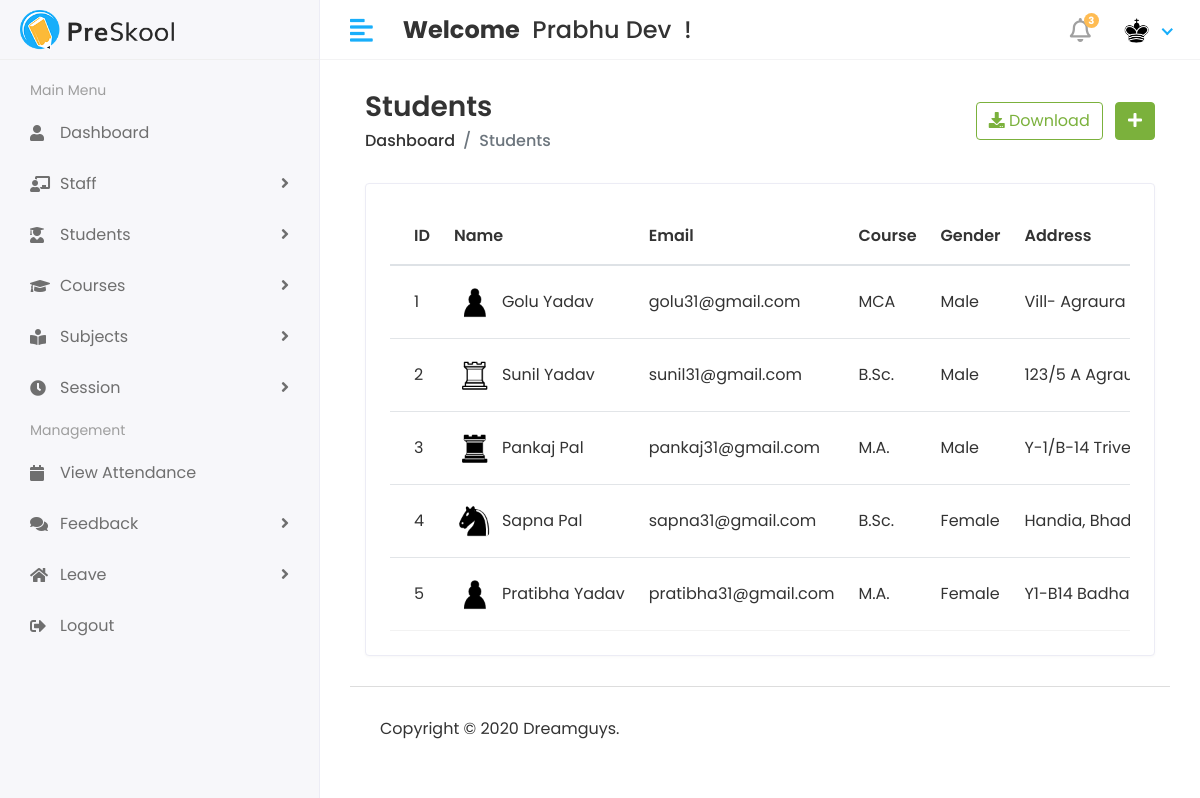
Page /Hod/Student/view (signed in) on the committed database.
### myApp/models.py (models this page shows, shortened)
class CustomUser(AbstractUser):
  USER = (
    (1, 'HOD'),
    (2, 'STAFF'),
    (3, 'STUDENT'),
  )
  user_type = models.CharField(choices=USER, max_length=50, default=1)
  profile_Pic = models.ImageField(upload_to='media/profilePic')

class Student(models.Model):
  objects = None
  admin = models.OneToOneField(CustomUser, on_delete=models.CASCADE)
  address = models.TextField()
  gender = models.CharField(max_length=100)
  course_id = models.ForeignKey(Course, on_delete=models.DO_NOTHING)
  session_year_id = models.ForeignKey(SessionYear, on_delete=models.DO_NOTHING)
  create_date = models.DateTimeField(auto_now_add=True)
  update_date = models.DateTimeField(auto_now=True)

class Course(models.Model):
  objects = None
  course_name = models.CharField(max_length=100)
  create_date = models.DateTimeField(auto_now_add=True)
  update_date = models.DateTimeField(auto_now=True)

### StudentManagementProject/Hod_Views.py (the view)
@login_required(login_url='/')
def view_student(request):
  student = Student.objects.all()
  return render(request, 'Hod/view_student.html', {"students": student})

### templates/Hod/view_student.html (shortened to what this page needs)
{% extends 'base.html' %}
{% block content %}
{% load static %}
<div class="content container-fluid">
  <div class="page-header">
    <div class="row align-items-center">
      <div class="col">
        <h3 class="page-title">Students</h3>
        <ul class="breadcrumb">
          <li class="breadcrumb-item"><a href="{% url 'hod_home' %}">Dashboard</a></li>
          <li class="breadcrumb-item active">Students</li>
        </ul>
      </div>
      <div class="col-auto text-right float-right ml-auto">
        <a href="#" class="btn btn-outline-success mr-2"><i class="fas fa-download"></i> Download</a>
        <a href="{% url 'add_student' %}" class="btn btn-success"><i class="fas fa-plus"></i></a>
      </div>
    </div>
  </div>
  <div class="row">
    <div class="col-sm-12">
      <div class="card card-table">
        <div class="card-body">
          <div class="table-responsive">
            <table class="table table-hover table-center mb-0 datatable">
              <thead>
              <tr>
                <th>ID</th>
                <th>Name</th>
                <th>Email</th>
                <th>Course</th>
                <th>Gender</th>
                <th>Address</th>
              </tr>
              </thead>
              <tbody>
              {% for i in students %}
              <tr>
                <td>{{i.id}}</td>
                <td>
                  <h2 class="table-avatar">
                    {% if i.admin.profile_Pic == "" %}
                    <a href="#" class="avatar avatar-sm mr-2"><img
                        class="avatar-img rounded-circle"
                        src="{% static 'assets/img/no-img.jpg' %}"></a>
                    {% else %}
                    <a href="#" class="avatar avatar-sm mr-2"><img
                        class="avatar-img rounded-circle" src="/{{i.admin.profile_Pic}}"></a>
                    <a href="#">{{i.admin.first_name}}&nbsp;{{i.admin.last_name}}</a>
                    {% endif %}
                  </h2>
                </td>
                <td>{{i.admin.email}}</td>
                <td>{{i.course_id.course_name}}</td>
                <td>{{i.gender}}</td>
                <td>{{i.address}}</td>
              </tr>
              {% endfor %}
              </tbody>
            </table>
          </div>
        </div>
      </div>
    </div>
  </div>
</div>
{% endblock %}

### templates/includes/header.html (shortened to what this page needs)
{% load static %}
<div class="header">
  <div class="header-left">
    <a href="index.html" class="logo">
      <img src="{% static 'assets/img/logo.png' %}" alt="Logo">
    </a>
  </div>
  <a href="javascript:void(0);" id="toggle_btn">
    <i class="fas fa-align-left"></i>
  </a>
  <div class="top-nav-search mt-3">
    <h4><strong>Welcome</strong>&nbsp; <span>{{ user.first_name }} {{ user.last_name}}</span>&nbsp; !</h4>
  </div>
  <ul class="nav user-menu">
    <li class="nav-item dropdown noti-dropdown">
      <a href="#" class="dropdown-toggle nav-link" data-toggle="dropdown">
        <i class="far fa-bell"></i> <span class="badge badge-pill">3</span>
      </a>
    </li>
    <li class="nav-item dropdown has-arrow">
      <a href="#" class="dropdown-toggle nav-link" data-toggle="dropdown">
        {% if user.profile_Pic == "" %}
        <span class="user-img"><img class="rounded-circle" src="{% static 'assets/img/no-img.jpg' %}" width="31" alt="{{user.first_name}}'s Pic"></span>
        {% else %}
        <span class="user-img"><img class="rounded-circle" src="/{{user.profile_Pic}}" width="31" alt="{{user.first_name}}'s Pic"></span>
        {% endif %}
      </a>
    </li>
  </ul>
</div>

### static/assets/css/style.css (style rules this page uses)
html { height: 100%; }
body { background-color: #fff; color: #333; font-family: 'Poppins', sans-serif; font-size: 1rem; height: 100%; line-height: 1.5; overflow-x: hidden; }
h1, h2, h3, h4, h5, h6 { font-family: 'Poppins', sans-serif; margin-top: 0; }
a { color: #009ce7; }
input, button, a { transition: all 0.4s ease; -moz-transition: all 0.4s ease; -o-transition: all 0.4s ease; -ms-transition: all 0.4s ease; -webkit-transition: all 0.4s ease; }
ul, ol { padding: 0px; list-style: none; }
.table { color: #333; max-width: 100%; margin-bottom: 0; width: 100%; }
table.table td h2 { display: inline-block; font-size: inherit; font-weight: 400; margin: 0; padding: 0; vertical-align: middle; }
table.table td h2.table-avatar { align-items: center; display: inline-flex; font-size: inherit; font-weight: 400; margin: 0; padding: 0; vertical-align: middle; white-space: nowrap; }
table.table td h2 a { color: #333; }
.table thead tr th { font-weight: 600; }
.table tbody tr { border-bottom: 1px solid rgba(0, 0, 0, 0.05); }
.table.table-center td, .table.table-center th { vertical-align: middle; }
.card-table .card-body .table > thead > tr > th { border-top: 0; }
.card-table .card-body .table tr td:first-child, .card-table .card-body .table tr th:first-child { padding-left: 1.5rem; }
.card-table .table td, .card-table .table th { border-top: 1px solid #e2e5e8; padding: 1rem 0.75rem; white-space: nowrap; }
.btn-success { background-color: #7bb13c; border: 1px solid #7bb13c }
.btn-outline-success { color: #7bb13c; border-color: #7bb13c; }
.card { border: 1px solid #ececf5; box-shadow: 0 1px 3px 0 rgba(0, 0, 0, 0.03); margin-bottom: 1.875rem; }
.card-body { padding: 1.5rem; }
.avatar { position: relative; display: inline-block; width: 3rem; height: 3rem }
.avatar > img { width: 100%; height: 100%; -o-object-fit: cover; object-fit: cover; }
.avatar-sm { width: 2.5rem; height: 2.5rem; }
.header { background-color: #fff; border-bottom: 1px solid #f3f3f4; left: 0; position: fixed; right: 0; top: 0; z-index: 1001; height: 60px; }
.header .header-left { float: left; height: 60px; padding: 0 20px; position: relative; width: 320px; z-index: 1; transition: all 0.2s ease-in-out; background-color: #f7f7fa; border-bottom: 1px solid #efefef; border-right: 1px solid #ececf5; display: flex; align-items: center; }
.header .header-left .logo { display: inline-block; line-height: 60px; }
.header .header-left .logo img { max-height: 40px; width: auto; }
.header .dropdown-toggle:after { display: none; }
.header .has-arrow .dropdown-toggle:after { border-top: 0; border-left: 0; border-bottom: 2px solid #18aefa; border-right: 2px solid #18aefa; content: ''; height: 8px; display: inline-block; pointer-events: none; -webkit-transform-origin: 66% 66%; -ms-transform-origin: 66% 66%; transform-origin: 66% 66%; -webkit-transform: rotate(45deg); -ms-transform: rotate(45deg); transform: rotate(45deg); -webkit-transition: all 0.15s ease-in-out; transition: all 0.15s ease-in-out; width: 8px; vertical-align: 0px; }
.user-menu { float: right; margin: 0; position: relative; z-index: 99; padding-right: 15px; }
.user-menu.nav > li > a { color: #a0a0a0; font-size: 14px; line-height: 58px; padding: 0 15px; height: 60px; }
.user-img { margin-right: 3px; position: relative; }
.top-nav-search { float: left; margin-left: 15px; }
.page-header { margin-bottom: 1.875rem; }
.page-header .breadcrumb { background-color: transparent; color: #6c757d; font-size: 1rem; font-weight: 500; margin-bottom: 0; padding: 0; }
.page-header .breadcrumb a { color: #333; }
.page-title { font-size: 28px; font-weight: 600; color: #333; margin-bottom: 5px; }
.user-menu.nav > li > a .badge { background-color: #FFBC53; display: block; font-size: 10px; font-weight: bold; height: 15px; width: 15px; position: absolute; right: 7px; top: 13px; color: #fff; padding: 3px; }
.user-menu.nav > li > a > i { font-size: 1.5rem; line-height: 60px; }
@media (min-width: 992px) { #toggle_btn { align-items: center; color: #18aefa; display: inline-flex; float: left; font-size: 26px; height: 60px; justify-content: center; margin-left: 15px; padding: 0 15px; } }

### rows in the picture
CustomUser: first_name "Prabhu", last_name "Dev", profile_Pic (picture)
Student: id "1", admin.profile_Pic (picture), admin.first_name "Golu", admin.last_name "Yadav", admin.email "golu31@gmail.com", course_id.course_name "MCA", gender "Male", address "Vill- Agraura…"
Student: id "2", admin.profile_Pic (picture), admin.first_name "Sunil", admin.last_name "Yadav", admin.email "sunil31@gmail.com", course_id.course_name "B.Sc.", gender "Male", address "123/5 A…"
Student: id "3", admin.profile_Pic (picture), admin.first_name "Pankaj", admin.last_name "Pal", admin.email "pankaj31@gmail.com", course_id.course_name "M.A.", gender "Male", address "Y-1/B-14…"
Student: id "4", admin.profile_Pic (picture), admin.first_name "Sapna", admin.last_name "Pal", admin.email "sapna31@gmail.com", course_id.course_name "B.Sc.", gender "Female", address "Handia,…"
Student: id "5", admin.profile_Pic (picture), admin.first_name "Pratibha", admin.last_name "Yadav", admin.email "pratibha31@gmail.com", course_id.course_name "M.A.", gender "Female", address "Y1-B14…"
